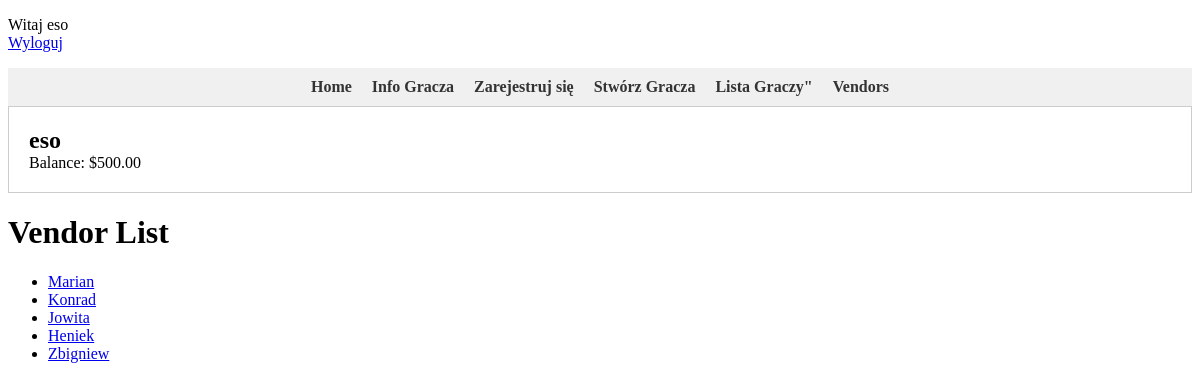
/vendor_list/ (signed in), run on the app's committed database.
### SimGame/models.py (models this page shows, shortened)
class Balance(models.Model):
    user = models.OneToOneField(User, on_delete=models.CASCADE)
    amount = models.DecimalField(max_digits=10, decimal_places=2)

class Seller(models.Model):
    name = models.CharField(max_length=64)

### SimGame/views.py (the view)
# urls.py: path('vendor_list/', views.VendorList.as_view(), name='vendor_list'),
class VendorList(View):
    def get(self, request):
        sellers = Seller.objects.all()
        return render(request, 'vendor_list.html', {'sellers': sellers})

### templates/vendor_list.html
{% extends 'base.html' %}
{% block content %}
    <h1>Vendor List</h1>
    <ul>
        {% for seller in sellers %}
        <li>
            <a href="{% url 'seller_detail' seller.id %}">{{ seller.name }}</a>
        </li>
        {% endfor %}
    </ul>
{% endblock %}

### templates/user_panel.html
<p>
{% if user.is_authenticated %}
    Witaj {{ user.username }}<br>
    <a href="{% url 'logout' %}">Wyloguj</a>
{% else %}
    <a href="{% url 'login' %}">Zaloguj</a>
    <a href="{% url 'register' %}">rejestracja</a>
{% endif %}
 </p>

### templates/player_stats.html (shortened to what this page needs)
    <div class="user-box">
        <h2>{{ user.username }}</h2>
        <p>Balance: ${{ user.balance.amount }}</p>
    </div>

### templates/player_stats.html (style rules this page uses)
.user-box { border: 1px solid #ccc; padding: 20px; margin-bottom: 20px; }
.user-box h2 { margin: 0; }
.user-box p { margin: 0; }

### data on the page
Seller: name "Marian"
Seller: name "Konrad"
Seller: name "Jowita"
Seller: name "Heniek"
Seller: name "Zbigniew"

### other printed values
{{ user.username }} "eso"
{{ user.balance.amount }} "500.00"
